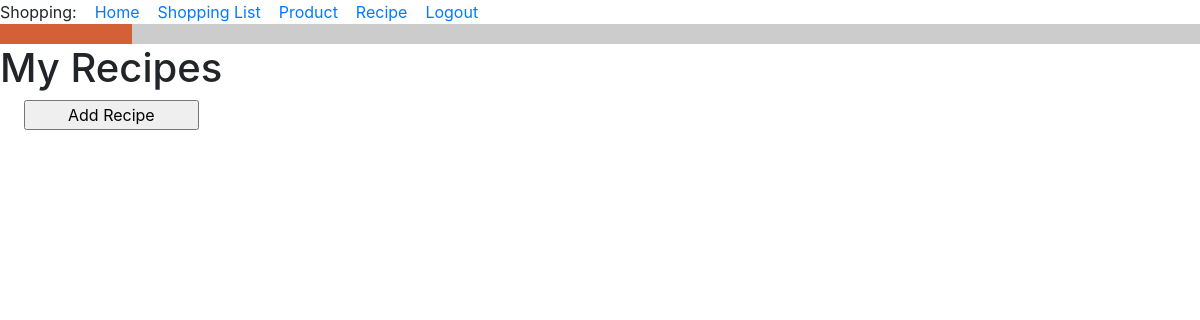
The app's page /my_recipes (signed in), older data.
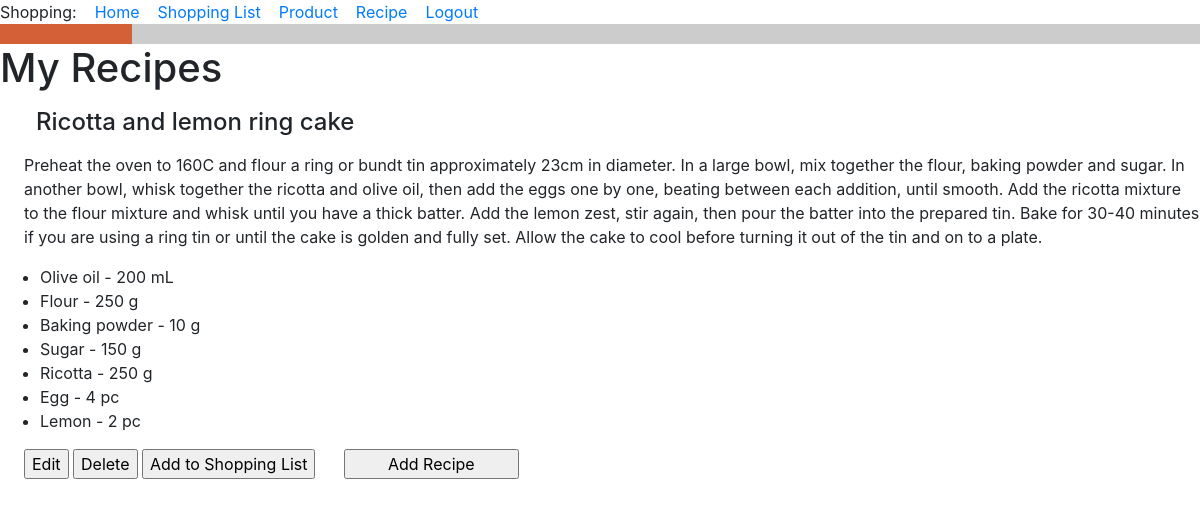
The same page, newer data.
### food_app/models.py (models this page shows, shortened)
class Recipe(db.Model):
    id = db.Column(db.Integer, primary_key=True)
    title = db.Column(db.String(256), index=True, unique=True, nullable=False)
    owner = db.Column(db.ForeignKey('user.id'))
    ingredients = db.relationship('Ingredient', backref='recipe', lazy='dynamic')
    description = db.Column(db.Text)
    def __str__(self):
        return f'{self.title}'.capitalize()

class Ingredient(db.Model):
    id = db.Column(db.Integer, primary_key=True)
    recipe_id = db.Column(db.ForeignKey('recipe.id'))
    product_id = db.Column(db.ForeignKey('product.id'))
    product = db.relationship('Product')
    quantity = db.Column(db.Integer)
    unit_of_measure = db.Column(db.String(120))
    def __str__(self):
        return f'{self.product} - {self.quantity} {self.unit_of_measure}'

class Product(db.Model):
    id = db.Column(db.Integer, primary_key=True)
    title = db.Column(db.String(256), index=True, unique=True, nullable=False)
    type_of_product = db.Column(db.String(120))
    unit_of_measure = db.Column(db.String(120))
    def __str__(self):
        return f'{self.title}'.capitalize()  # Big first letter only.

### food_app/routes.py (the view)
@app.route('/my_recipes', methods=['GET', 'POST'])
@login_required
def my_recipes():
    owner = current_user.id
    my_recipes = Recipe.query.filter_by(owner=owner)
    return render_template(
        'my_recipes.html',
        title='My Recipes',
        owner=owner,
        my_recipes=my_recipes,
    )

### food_app/models.py (called while the page is built)
@login.user_loader
def load_user(id):
    return User.query.get(int(id))

### food_app/templates/my_recipes.html (shortened to what this page needs)
{% extends "base.html" %}
{% block content %}
<h1>My Recipes</h1>
    {% for recipe in my_recipes %}
    <h4><div><p><p style="margin-left:1.5em">{{ recipe }} </p></div></h4>
    <div><p><p style="margin-left:1.5em">{{ recipe.description }}</p></div>
    <div><ul>  {% for ingredient in recipe.ingredients %}
        <li>{{ ingredient }}</li>
        {% endfor %}
    </ul>
    </div>
<head>
</head>
<form action="{{ url_for('edit_recipe', recipe_id=recipe.id) }}">
    <p style="margin-left:1.5em"><input class="button" type="submit" value="Edit"></p>
</form>
<form action="{{ url_for('delete_recipe', recipe_id=recipe.id) }}">
    <input class="button" type="submit" value="Delete">
</form>
<form action="{{ url_for('add_portions', recipe_id=recipe.id) }}">
    <input class="button" type="submit" value="Add to Shopping List">
</form>
{% endfor %}
<form>
<p style="margin-left:1.5em"><input type="button" value="        Add Recipe        " onClick='location.href="add_recipe"'>
</form>
{% endblock %}

Row changes from the older to the newer data that the page shows:
added Recipe: title "Ricotta and lemon ring cake", description "Preheat the oven to 160C and flour a ring or bundt tin approximately 23cm in diameter. In a large bowl, mix together the flour, baking powder and sugar. In another bowl, whisk together the ricotta and olive oil, then add the eggs one by one, beating between each addition, until smooth. Add the ricotta mixture to the flour mixture and whisk until you have a thick batter. Add the lemon zest, stir again, then pour the batter into the prepared tin. Bake for 30-40 minutes if you are using a ring tin or until the cake is golden and fully set. Allow the cake to cool before turning it out of the tin and on to a plate."
added Ingredient: quantity+unit_of_measure "Olive oil - 200 mL"
added Ingredient: quantity+unit_of_measure "Flour - 250 g"
added Ingredient: quantity+unit_of_measure "Baking powder - 10 g"
added Ingredient: quantity+unit_of_measure "Sugar - 150 g"
added Ingredient: quantity+unit_of_measure "Ricotta - 250 g"
added Ingredient: quantity+unit_of_measure "Egg - 4 pc"
added Ingredient: quantity+unit_of_measure "Lemon - 2 pc"
